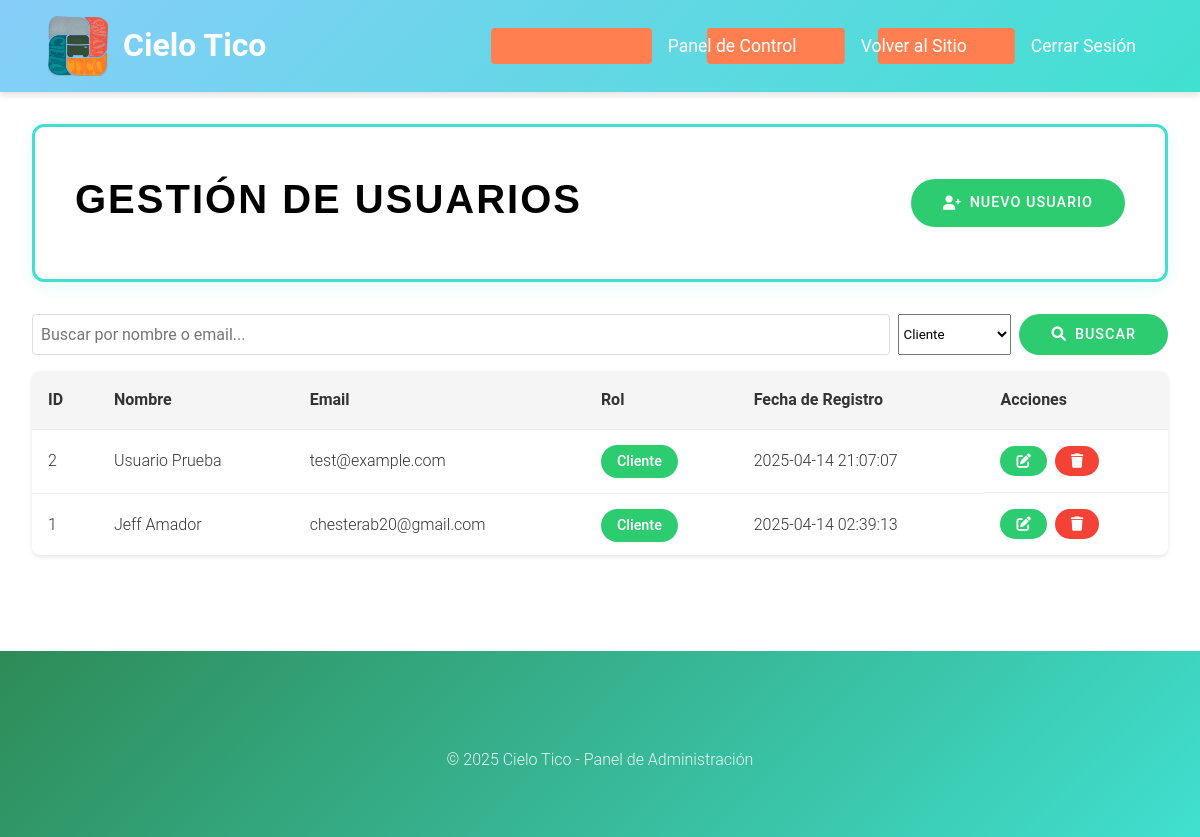
Screenshot of /html/admin/usuarios.php?rol=cliente (signed in) with the database file from the repository.
### tables this page shows
CREATE TABLE `usuarios` (
  `id` int(11) NOT NULL AUTO_INCREMENT,
  `nombre` varchar(100) NOT NULL,
  `username` varchar(50) DEFAULT NULL,
  `apellidos` varchar(100) NOT NULL,
  `email` varchar(100) NOT NULL,
  `password` varchar(255) NOT NULL,
  `telefono` varchar(20) DEFAULT NULL,
  `rol` enum('admin','cliente') DEFAULT 'cliente',
  `fecha_registro` timestamp NOT NULL DEFAULT current_timestamp(),
  PRIMARY KEY (`id`),
  UNIQUE KEY `email` (`email`),
  UNIQUE KEY `username` (`username`)
);

### html/admin/usuarios.php (the view, shortened to what this page needs)
<?php
require_once '../../php/config/database.php';
$search = isset($_GET['search']) ? $_GET['search'] : '';
$filter_rol = isset($_GET['rol']) ? $_GET['rol'] : '';
$sql = "SELECT id, nombre, email, rol, fecha_registro FROM usuarios WHERE 1=1";
$params = array();
if (!empty($filter_rol)) {
    $sql .= " AND rol = ?";
    $params[] = $filter_rol;
}
$sql .= " ORDER BY fecha_registro DESC";
try {
    $stmt = $conn->prepare($sql);
    $stmt->execute($params);
    $usuarios = $stmt->fetchAll(PDO::FETCH_ASSOC);
} catch(PDOException $e) {
    $error = "Error al obtener los usuarios: " . $e->getMessage();
}
try {
    $stmt = $conn->query("SELECT DISTINCT rol FROM usuarios");
    $roles = $stmt->fetchAll(PDO::FETCH_COLUMN);
} catch(PDOException $e) {
    $roles = [];
}
?>
<!DOCTYPE html>
<html lang="es">
<head>
    <link rel="stylesheet" href="/cielotico/css/estilos.css">
    <link rel="stylesheet" href="https://cdnjs.cloudflare.com/ajax/libs/font-awesome/6.0.0/css/all.min.css">
</head>
<body>
    <header>
        <div class="header-content">
            <div class="logo-container" style="display: flex; align-items: center;">
                <img src="/cielotico/~assets/logo/logo_ctt.png" alt="Cielo Tico Logo" style="width: 60px; height: 60px; margin-right: 15px;">
                <span style="color: white; font-size: 32px; font-weight: bold;">Cielo Tico</span>
            </div>
            <nav>
                <ul class="nav-menu">
                    <li><a href="index.php">Panel de Control</a></li>
                    <li><a href="/cielotico/html/index.php">Volver al Sitio</a></li>
                    <li><a href="/cielotico/php/logout.php">Cerrar Sesión</a></li>
                </ul>
            </nav>
        </div>
    </header>
    <main>
        <div class="admin-container">
            <div class="admin-header">
                <h1>Gestión de Usuarios</h1>
                <a href="crear_usuario.php" class="btn-add">
                    <i class="fas fa-user-plus"></i> Nuevo Usuario
                </a>
            </div>
            <div class="users-controls">
                <form class="search-box" method="GET">
                    <input type="text" name="search" placeholder="Buscar por nombre o email..."
                           value="<?php echo htmlspecialchars($search); ?>">
                    <select name="rol">
                        <?php foreach ($roles as $rol): ?>
                            <option value="<?php echo htmlspecialchars($rol); ?>"
                                    <?php echo $filter_rol === $rol ? 'selected' : ''; ?>>
                                <?php echo ucfirst(htmlspecialchars($rol)); ?>
                            </option>
                        <?php endforeach; ?>
                    </select>
                    <button type="submit" class="btn-add">
                        <i class="fas fa-search"></i> Buscar
                    </button>
                </form>
            </div>
            <?php if (isset($error)): ?>
                <div class="error-message"><?php echo $error; ?></div>
            <?php else: ?>
                <?php if (empty($usuarios)): ?>
                    <div class="no-results">
                        <i class="fas fa-search" style="font-size: 3rem; color: #ddd; margin-bottom: 1rem;"></i>
                        <p>No se encontraron usuarios que coincidan con tu búsqueda.</p>
                    </div>
                <?php else: ?>
                    <table class="users-table">
                        <thead>
                            <tr>
                                <th>ID</th>
                                <th>Nombre</th>
                                <th>Email</th>
                                <th>Rol</th>
                                <th>Fecha de Registro</th>
                                <th>Acciones</th>
                            </tr>
                        </thead>
                        <tbody>
                            <?php foreach ($usuarios as $usuario): ?>
                                <tr>
                                    <td><?php echo htmlspecialchars($usuario['id']); ?></td>
                                    <td><?php echo htmlspecialchars($usuario['nombre']); ?></td>
                                    <td><?php echo htmlspecialchars($usuario['email']); ?></td>
                                    <td>
                                        <span class="role-badge role-<?php echo htmlspecialchars($usuario['rol']); ?>">
                                            <?php echo ucfirst(htmlspecialchars($usuario['rol'])); ?>
                                        </span>
                                    </td>
                                    <td><?php echo htmlspecialchars($usuario['fecha_registro']); ?></td>
                                    <td class="user-actions">
                                        <a href="editar_usuario.php?id=<?php echo $usuario['id']; ?>"
                                           class="btn-edit" title="Editar usuario">
                                            <i class="fas fa-edit"></i>
                                        </a>
                                        <a href="eliminar_usuario.php?id=<?php echo $usuario['id']; ?>"
                                           class="btn-delete" title="Eliminar usuario"
                                           onclick="return confirm('¿Está seguro de que desea eliminar este usuario?')">
                                            <i class="fas fa-trash"></i>
                                        </a>
                                    </td>
                                </tr>
                            <?php endforeach; ?>
                        </tbody>
                    </table>
                <?php endif; ?>
            <?php endif; ?>
        </div>
    </main>
    <footer role="contentinfo">
        <div class="footer-content">
            <p>&copy; 2025 Cielo Tico - Panel de Administración</p>
        </div>
    </footer>
</body>
</html>

### css/estilos.css (style rules this page uses)
:root { --color-cielo: #87CEFA; --color-turquesa: #40E0D0; --color-verde: #2E8B57; --color-arena: #F4E2D8; --color-coral: #FF7F50; --color-text: #333; --color-light: #fff; --color-primary: var(--color-turquesa); --color-primary-dark: #36c0b0; --color-secondary: var(--color-cielo); --color-white: var(--color-light); --font-heading: 'Montserrat', sans-serif; --font-body: 'Roboto', sans-serif; --shadow-sm: 0 2px 4px rgba(0,0,0,0.05); --shadow-md: 0 4px 6px rgba(0,0,0,0.1); --shadow-lg: 0 10px 15px rgba(0,0,0,0.1); --gradient-primary: linear-gradient(135deg, var(--color-cielo), var(--color-turquesa)); --gradient-secondary: linear-gradient(135deg, var(--color-verde), var(--color-turquesa)); --primary-color: #FF7F50; --secondary-color: #FF6B3D; --background-color: #f5f5f5; --color-success: #28a745; --color-error: #dc3545; --color-warning: #ffc107; --color-info: #17a2b8; --slider-height: 600px; }
* { margin: 0; padding: 0; box-sizing: border-box; font-family: var(--font-body); }
body { line-height: 1.6; color: var(--color-text); background-color: var(--color-light); font-weight: 300; }
h1, h2 { font-family: var(--font-heading); font-weight: 700; }
.nav-menu a { font-weight: 400; }
header { background: var(--gradient-primary); padding: 1rem 2rem; position: sticky; top: 0; z-index: 1000; box-shadow: var(--shadow-md); }
.header-content { max-width: 1400px; margin: 0 auto; padding: 0 1rem; display: flex; justify-content: space-between; align-items: center; }
.logo-container { display: flex; align-items: center; }
nav { display: flex; align-items: center; gap: 2rem; margin-left: auto; }
.nav-menu { display: flex; gap: 2rem; margin: 0; padding: 0; list-style: none; }
.nav-menu a, header .btn-login, header .btn-register { color: var(--color-light); text-decoration: none; font-size: 1.1rem; padding: 0.5rem 1rem; border-radius: 4px; transition: all 0.3s ease; position: relative; overflow: hidden; border: none; background: transparent; font-family: var(--font-body); font-weight: 400; cursor: pointer; }
.nav-menu a::before, header .btn-login::before, header .btn-register::before { content: ''; position: absolute; top: 0; left: 0; width: 100%; height: 100%; background: var(--color-coral); transform: translateX(-100%); transition: transform 0.3s ease; z-index: -1; border-radius: 4px; }
footer { background: var(--gradient-secondary); color: var(--color-light); padding: 4rem 2rem; margin-top: 4rem; position: relative; }
.footer-content { max-width: 1400px; margin: 0 auto; text-align: center; }
.footer-content p { text-align: center; margin-top: 2rem; color: var(--color-light); opacity: 0.9; font-size: 1rem; }

### rows the page displays
usuarios: id "2", nombre "Usuario Prueba", email "test@example.com", rol "Cliente", fecha_registro "2025-04-14 21:07:07"
usuarios: id "1", nombre "Jeff Amador", email "chesterab20@gmail.com", rol "Cliente", fecha_registro "2025-04-14 02:39:13"

### other values shown
form field rol "Cliente"
